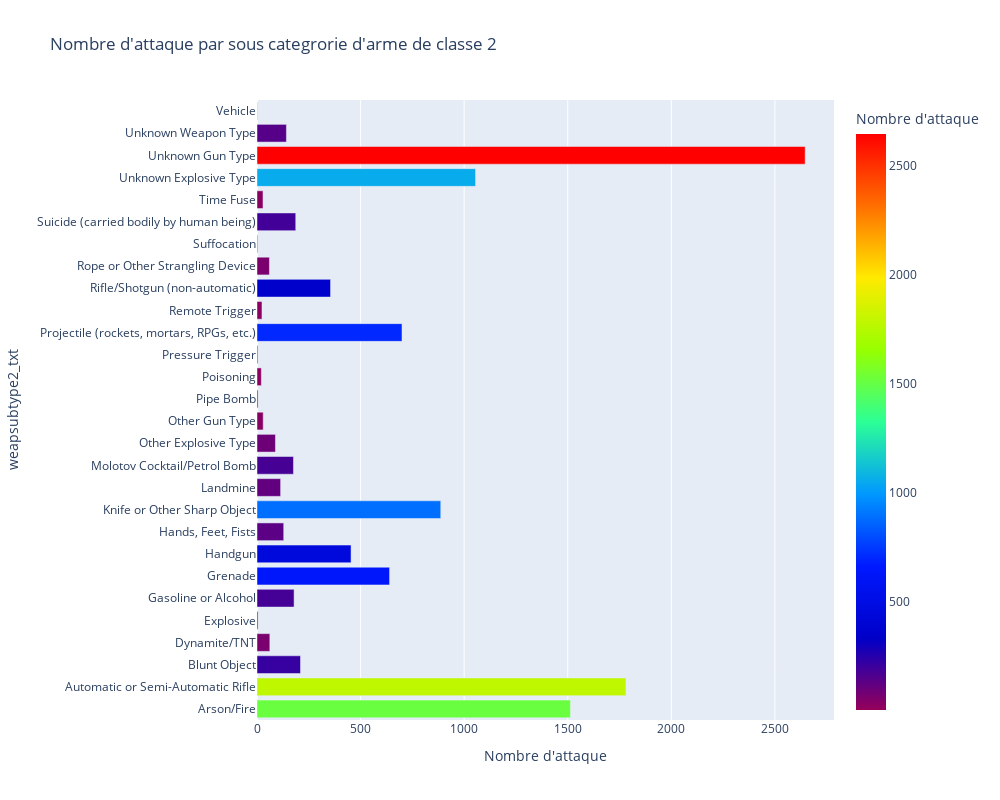

Source (notebook cell):
### Code cell
countsSub2 = cleaned_data.groupby(['weapsubtype2_txt']).size().reset_index(name="Nombre d'attaque")
countsSub2 = supprimer_valeurs(countsSub2,"weapsubtype2_txt", ["''"])
fig = px.bar(countsSub2, x="Nombre d'attaque", y=  "weapsubtype2_txt", height=800, width=1000,color="Nombre d'attaque",color_continuous_scale=px.colors.sequential.Rainbow, orientation='h', title="Nombre d'attaque par sous categrorie d'arme de classe 2")
fig.show()

### Figure 1 — Plotly figure (JSON) as saved in the notebook; plotly's stock layout.template omitted (floating-point values rounded to 4 significant figures)
{"data": [{"alignmentgroup": "True", "hovertemplate": "Nombre d'attaque=%{marker.color}<br>weapsubtype2_txt=%{y}<extra></extra>", "legendgroup": "", "marker": {"color": [1513, 1781, 210, 62, 5, 179, 640, 454, 129, 887, 114, 176, 89, 30, 5, 21, 4, 700, 24, 355, 60, 3, 187, 29, 1055, 2646, 142, 1], "coloraxis": "coloraxis", "pattern": {"shape": ""}}, "name": "", "offsetgroup": "", "orientation": "h", "showlegend": false, "textposition": "auto", "type": "bar", "x": [1513, 1781, 210, 62, 5, 179, 640, 454, 129, 887, 114, 176, 89, 30, 5, 21, 4, 700, 24, 355, 60, 3, 187, 29, 1055, 2646, 142, 1], "xaxis": "x", "y": ["Arson/Fire", "Automatic or Semi-Automatic Rifle", "Blunt Object", "Dynamite/TNT", "Explosive", "Gasoline or Alcohol", "Grenade", "Handgun", "Hands, Feet, Fists", "Knife or Other Sharp Object", "Landmine", "Molotov Cocktail/Petrol Bomb", "Other Explosive Type", "Other Gun Type", "Pipe Bomb", "Poisoning", "Pressure Trigger", "Projectile (rockets, mortars, RPGs, etc.)", "Remote Trigger", "Rifle/Shotgun (non-automatic)", "Rope or Other Strangling Device", "Suffocation", "Suicide (carried bodily by human being)", "Time Fuse", "Unknown Explosive Type", "Unknown Gun Type", "Unknown Weapon Type", "Vehicle"], "yaxis": "y"}], "layout": {"barmode": "relative", "coloraxis": {"colorbar": {"title": {"text": "Nombre d'attaque"}}, "colorscale": [[0, "rgb(150,0,90)"], [0.125, "rgb(0,0,200)"], [0.25, "rgb(0,25,255)"], [0.375, "rgb(0,152,255)"], [0.5, "rgb(44,255,150)"], [0.625, "rgb(151,255,0)"], [0.75, "rgb(255,234,0)"], [0.875, "rgb(255,111,0)"], [1, "rgb(255,0,0)"]]}, "height": 800, "legend": {"tracegroupgap": 0}, "title": {"text": "Nombre d'attaque par sous categrorie d'arme de classe 2"}, "width": 1000, "xaxis": {"anchor": "y", "domain": [0, 1], "title": {"text": "Nombre d'attaque"}}, "yaxis": {"anchor": "x", "domain": [0, 1], "title": {"text": "weapsubtype2_txt"}}}}
